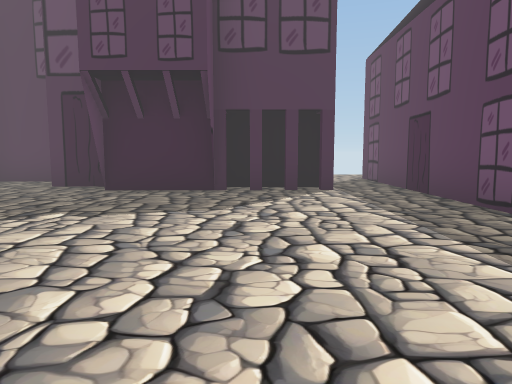
View 1 (above)

24 first-person views from a walk through a 3-D level made in the Unity game engine. The camera is 1.2 m above the floor, tilts 6° down and sees 70° across. The floor is counted in squares, 2 m on a side. Each view is taken from the middle of a square. On the plan, view 1 faces up. The plan holds only what a view shows up to about 10 squares ahead; the rest is blank. The place goes on beyond the plan. The player character is not drawn. Some animated figures are not drawn.

View 2
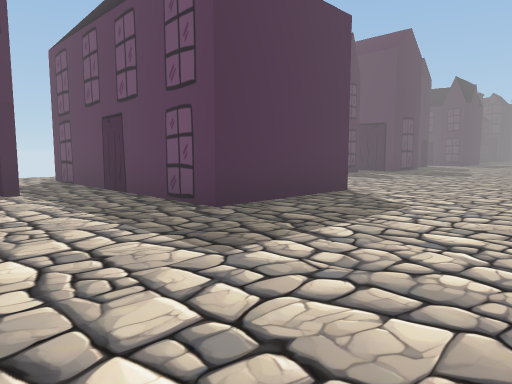

View 3
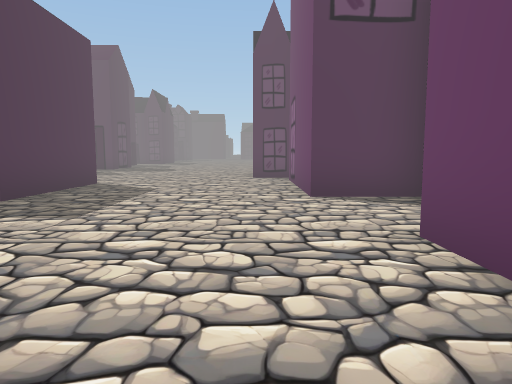

View 4
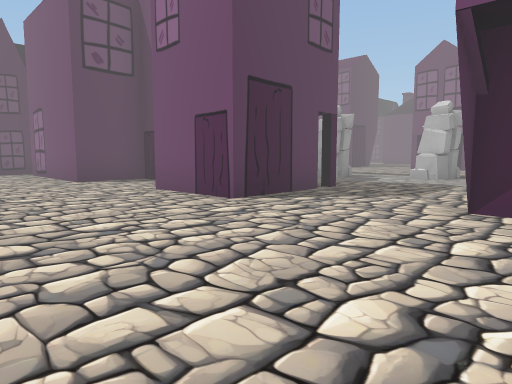

View 5
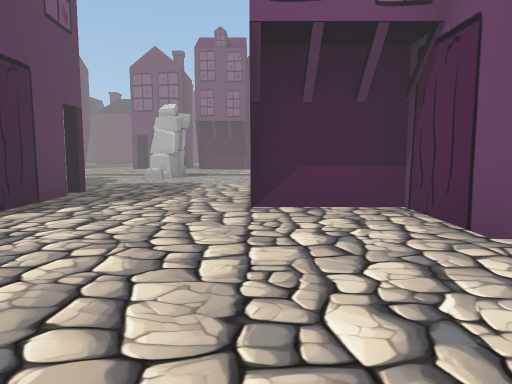

View 6
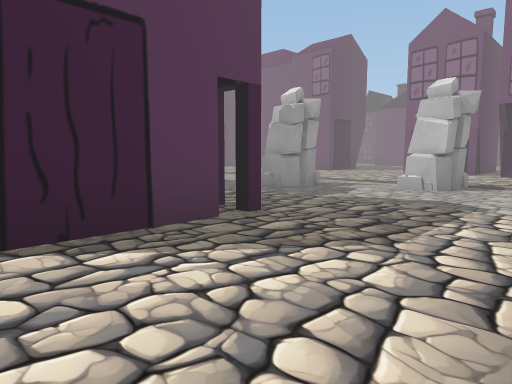

View 7
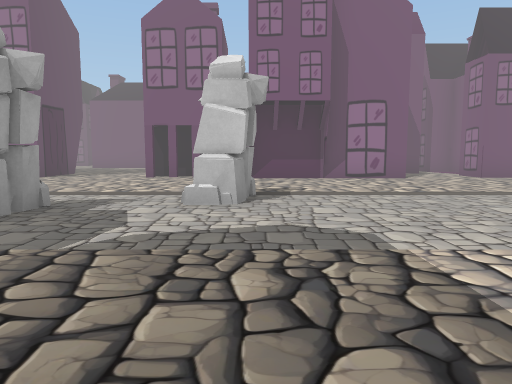

View 8
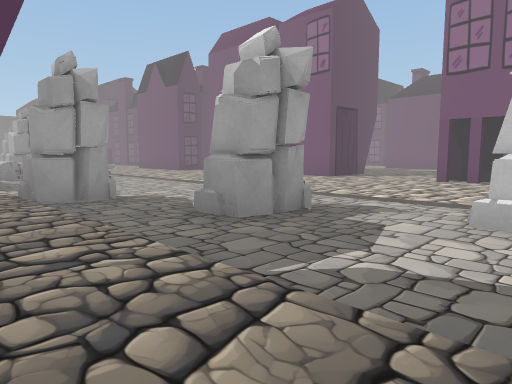

View 9
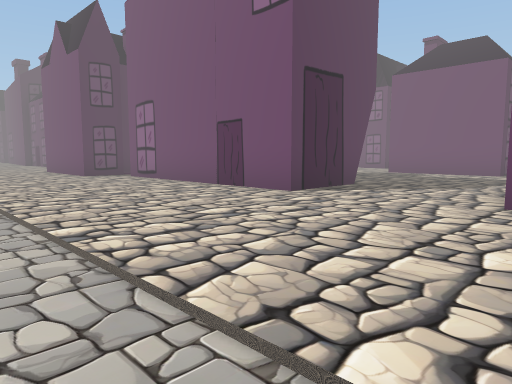

View 10
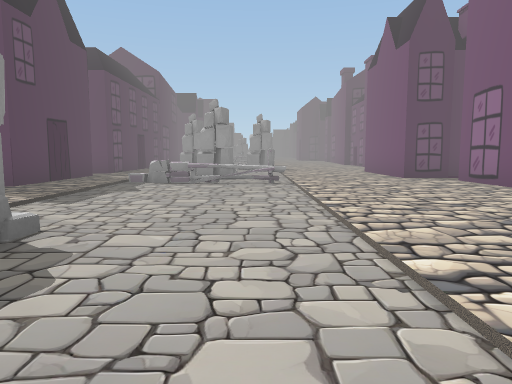

View 11
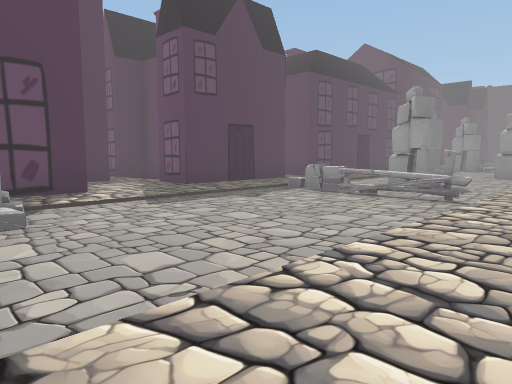

View 12
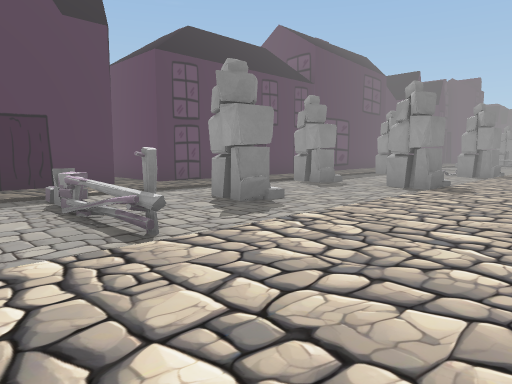

View 13
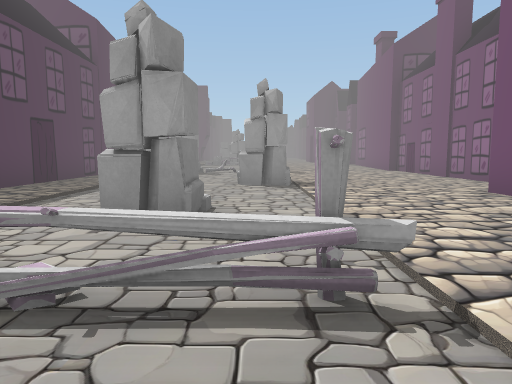

View 14
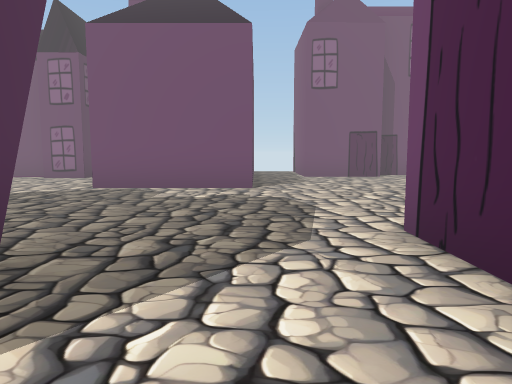

View 15
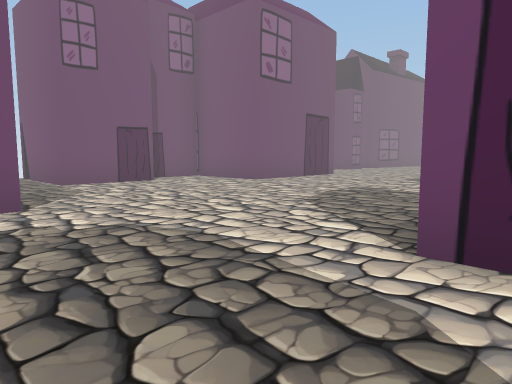

View 16
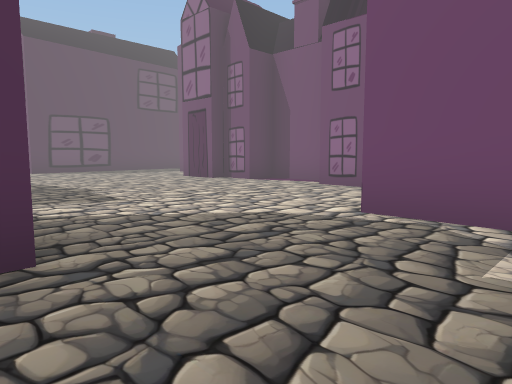

View 17
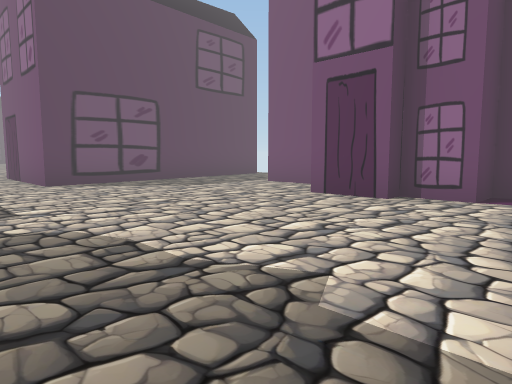

View 18
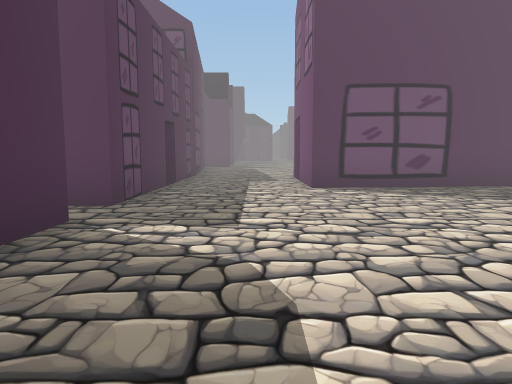

View 19
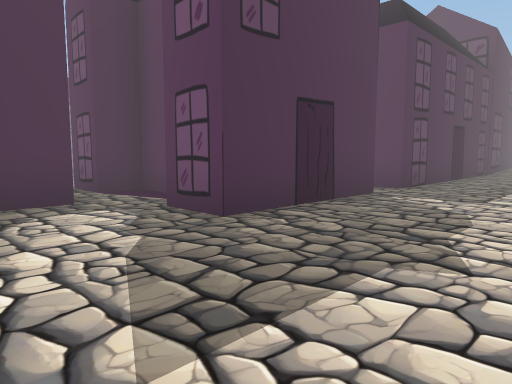

View 20
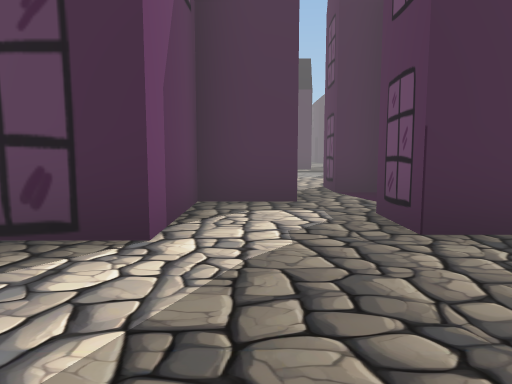

View 21
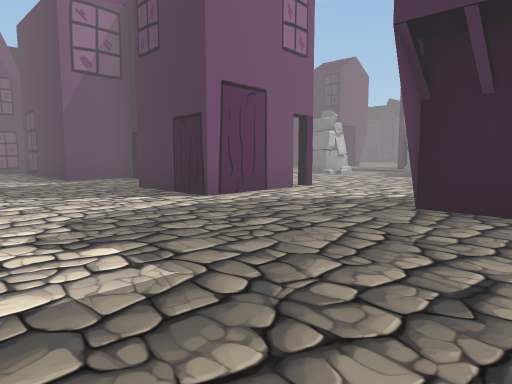

View 22
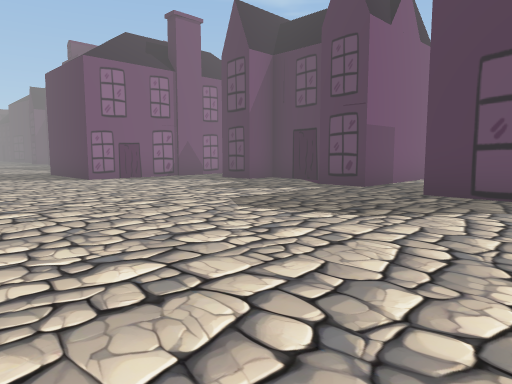

View 23
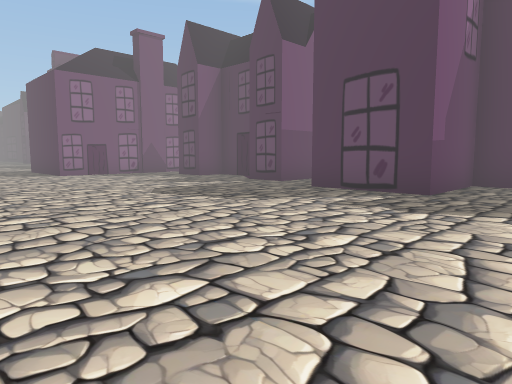

View 24
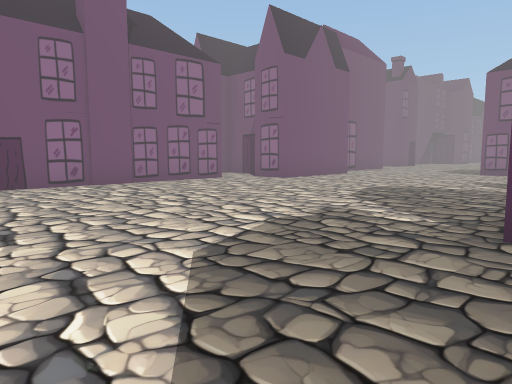

### Floor plan
Key: @ floor where view 1 was taken; # wall or solid block; x gap in a wall; . floor; H house; O other object.
Columns run from 6 left of view 1 to 19 right of it. Each row starts with its distance up from view 1.
 10         ..
  9         .H
  8  HH     .H          HH
  7  ..H ##H.H    #H    H.
  6   ..H###.H H......HHH...
  5   .......H H............
  4    ......H H............
  3     .....HHH............
  2  ......................
  1  ......................
  0 ......@......####......
 -1 H....##..HHHH####.HHHHH
 -2 H#H..# ..H  H.   HHHHH H
 -3 H  ..H      .#   HHHHHHH
 -4 H  ..HH. HHH.####HHHHHHH
 -5   ....................
 -6   ............O.....#..
 -7  ......#......O..#......
 -8 ..............O.....#....#
 -9 .........................
-10 .......................
-11 ........................
-12 .HH#H.....##HHHx#  .....
-13   H  H##..#  HH.#   HHHH H
-14   H.. ##..#H H..#   HH   H
-15 HHH..##....HHH..###HHHHHHH
-16 ..........................
-17 ..........................
-18 ......................HHH.
-19 ........HHHH..........H
-20 HHHH....HHH ..........H
-21  HHH....H  H##.##H....H
-22    H.H#.    #### HHH..HH
-23       ##             .H
-24        #

Positions as (right, up) in squares from view 1, and headings:
1: (0, 0), facing up
2: (0, 0), facing up-right
3: (-2, 0), facing right
4: (-5, 2), facing down-right
5: (-4, 2), facing down
6: (-4, -1), facing down-right
7: (-2, -3), facing down
8: (-2, -4), facing down-right
9: (0, -8), facing down-right
10: (1, -8), facing right
11: (3, -10), facing up-right
12: (7, -11), facing up-right
13: (7, -8), facing right
14: (2, -12), facing down
15: (3, -14), facing down-left
16: (3, -15), facing down-right
17: (8, -16), facing down-right
18: (9, -17), facing right
19: (7, -18), facing up-right
20: (8, -18), facing up
21: (5, -18), facing up-left
22: (14, 0), facing up-left
23: (16, 0), facing up-left
24: (17, 6), facing down-left
